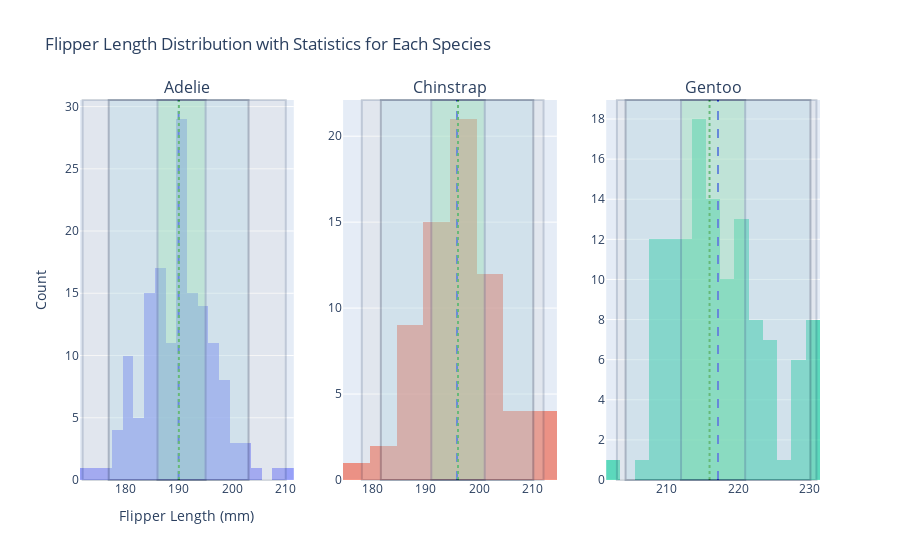

Notebook code cell kept with this figure:
### Markdown cell above
#### 1. Use *fig.add_[h/v]line()* and *fig.add_[h/v]rect()* to mark, respspectively, location (mean and median) and scale (range, interquartile range, and a range defined by two standard deviations away from the mean in both directions) of *flipper_length_mm* for each _species_ onto _plotly_ histograms of *flipper_length_mm* for each _species_ in the penguins dataset<br>

<details class="details-example"><summary style="color:blue"><u>Further Guidance</u></summary>

**Time Management Warning**: it takes a long time to make a figure, whether you're working with a ChatBot, or building it from scratch based on trial and error changes with your code. ChatBots remove the need to understand the detailed nuances of data visualization library arguments and construction procedures. But after you've passed the 30 minute range of effort working with your ChatBot for this problem to try to get what you want, then your only options are to start a new session and hope for a smoother experience based on improved clarity of your directions, or submit what you have along with a brief note highlighting the duration in your chatlog history where your efforts to make progress did not produce the desired outcome.

> The code referenced above [*fig.add_[h/v]line()*](https://plotly.com/python/horizontal-vertical-shapes/) and [*fig.add_[h/v]rect()*](https://plotly.com/python/line-charts/) refer to `fig.add_hline()` and `fig.add_hline()` and `fig.add_hrect()` and `fig.add_vrect()` which overly lines rectangles onto a figure from different orientation perspectives.
>
> - _There are several considerations in this problem..._
>     - _The histograms can be on the same figure, on separate figures, or separated into different panels in the same figure_
>     - _The elements within a figure should be well annotated, probobably using a so-called legend to help make sure annotations don't overlap each other and are clear and readible_
> - _There are several ways to approach this problem..._
>     - _You will likely be very pleased when you run the code returned to you as the result of pasting this question in as a prompt into a ChatBot session; but, you will also likely need to interact with the ChatBot to ask for adjustments to the code which give a final satisfactory figure (and this is the recommended approach to get the experience this problem intends you to have)_
>     - _**When using a ChatBot, if the code provided by your ChatBot results in an error, show the error to your ChatBot and iterate this process with the adjusted "fixed" code provided by the ChatBot... this process usually converges some something workable that's pretty close to what you were going for**_
>     - <u>**And don't forget, a ChatBot can explain what how code it provides works, if you ask it to...**</u>
>     - _You could alternatively figure out how to code this plot up for yourself by looking at the provided documentation links and perhaps using some additional google searchers or ChatBot queries to help out with specific issues or examples; and, if you end up interested in figuring out a little more how the code works that's great and definitely feel free to go ahead and do so, but at this stage the point of this problem is to understand the general ideas of figures themselves as opposed to being an expert about the code that generated them_
    
</details>

### Code cell
import pandas as pd
import plotly.graph_objects as go
from plotly.subplots import make_subplots  # For creating subplots

# Load the dataset
pingees = pd.read_csv("https://raw.githubusercontent.com/mwaskom/seaborn-data/master/penguins.csv")

# Function to calculate statistics
def calculate_stats(df, species_name):
    species_data = df[df['species'] == species_name]['flipper_length_mm'].dropna()
    return {
        'mean': species_data.mean(),
        'median': species_data.median(),
        'min': species_data.min(),
        'max': species_data.max(),
        'q1': species_data.quantile(0.25),
        'q3': species_data.quantile(0.75),
        'lower_std': species_data.mean() - 2 * species_data.std(),
        'upper_std': species_data.mean() + 2 * species_data.std()
    }

# Create subplots for each species
fig = make_subplots(rows=1, cols=3, subplot_titles=pingees['species'].unique())

# For each species, add a separate subplot with histograms and statistics
for i, species in enumerate(pingees['species'].unique()):
    species_data = pingees[pingees['species'] == species]['flipper_length_mm'].dropna()
    
    # Calculate statistics for the species
    stats = calculate_stats(pingees, species)
    
    # Add histogram to the respective subplot
    fig.add_trace(
        go.Histogram(x=species_data, name=f"{species} Flipper Length", opacity=0.6),
        row=1, col=i+1
    )
    
    # Add vertical lines for mean and median (without text annotations)
    fig.add_vline(x=stats['mean'], line_dash="dash", line_color="blue", row=1, col=i+1)
    fig.add_vline(x=stats['median'], line_dash="dot", line_color="green", row=1, col=i+1)
    
    # Add shaded rectangles for the range, IQR, and ±2 standard deviations (without text annotations)
    fig.add_vrect(x0=stats['min'], x1=stats['max'], fillcolor="lightgrey", opacity=0.2, row=1, col=i+1)
    fig.add_vrect(x0=stats['q1'], x1=stats['q3'], fillcolor="lightgreen", opacity=0.3, row=1, col=i+1)
    fig.add_vrect(x0=stats['lower_std'], x1=stats['upper_std'], fillcolor="lightblue", opacity=0.3, row=1, col=i+1)

# Update layout
fig.update_layout(
    title="Flipper Length Distribution with Statistics for Each Species",
    xaxis_title="Flipper Length (mm)",
    yaxis_title="Count",
    showlegend=False  # To avoid redundant legends
)

# Show the plot
fig.show()

### Figure 1 — Plotly figure (JSON) as saved in the notebook; plotly's stock layout.template omitted (floating-point values rounded to 4 significant figures; data arrays with more than 128 entries replaced by an {"elided": "..."} marker saying what was removed)
{"data": [{"name": "Adelie Flipper Length", "opacity": 0.6, "type": "histogram", "x": {"elided": "151 int values"}, "xaxis": "x", "yaxis": "y"}, {"name": "Chinstrap Flipper Length", "opacity": 0.6, "type": "histogram", "x": [192, 196, 193, 188, 197, 198, 178, 197, 195, 198, 193, 194, 185, 201, 190, 201, 197, 181, 190, 195, 181, 191, 187, 193, 195, 197, 200, 200, 191, 205, 187, 201, 187, 203, 195, 199, 195, 210, 192, 205, 210, 187, 196, 196, 196, 201, 190, 212, 187, 198, 199, 201, 193, 203, 187, 197, 191, 203, 202, 194, 206, 189, 195, 207, 202, 193, 210, 198], "xaxis": "x2", "yaxis": "y2"}, {"name": "Gentoo Flipper Length", "opacity": 0.6, "type": "histogram", "x": [211, 230, 210, 218, 215, 210, 211, 219, 209, 215, 214, 216, 214, 213, 210, 217, 210, 221, 209, 222, 218, 215, 213, 215, 215, 215, 216, 215, 210, 220, 222, 209, 207, 230, 220, 220, 213, 219, 208, 208, 208, 225, 210, 216, 222, 217, 210, 225, 213, 215, 210, 220, 210, 225, 217, 220, 208, 220, 208, 224, 208, 221, 214, 231, 219, 230, 214, 229, 220, 223, 216, 221, 221, 217, 216, 230, 209, 220, 215, 223, 212, 221, 212, 224, 212, 228, 218, 218, 212, 230, 218, 228, 212, 224, 214, 226, 216, 222, 203, 225, 219, 228, 215, 228, 216, 215, 210, 219, 208, 209, 216, 229, 213, 230, 217, 230, 217, 222, 214, 215, 222, 212, 213], "xaxis": "x3", "yaxis": "y3"}], "layout": {"annotations": [{"font": {"size": 16}, "showarrow": false, "text": "Adelie", "x": 0.1444, "xanchor": "center", "xref": "paper", "y": 1, "yanchor": "bottom", "yref": "paper"}, {"font": {"size": 16}, "showarrow": false, "text": "Chinstrap", "x": 0.5, "xanchor": "center", "xref": "paper", "y": 1, "yanchor": "bottom", "yref": "paper"}, {"font": {"size": 16}, "showarrow": false, "text": "Gentoo", "x": 0.8556, "xanchor": "center", "xref": "paper", "y": 1, "yanchor": "bottom", "yref": "paper"}], "shapes": [{"line": {"color": "blue", "dash": "dash"}, "type": "line", "x0": 190.0, "x1": 190.0, "xref": "x", "y0": 0, "y1": 1, "yref": "y domain"}, {"line": {"color": "green", "dash": "dot"}, "type": "line", "x0": 190, "x1": 190, "xref": "x", "y0": 0, "y1": 1, "yref": "y domain"}, {"fillcolor": "lightgrey", "opacity": 0.2, "type": "rect", "x0": 172, "x1": 210, "xref": "x", "y0": 0, "y1": 1, "yref": "y domain"}, {"fillcolor": "lightgreen", "opacity": 0.3, "type": "rect", "x0": 186, "x1": 195, "xref": "x", "y0": 0, "y1": 1, "yref": "y domain"}, {"fillcolor": "lightblue", "opacity": 0.3, "type": "rect", "x0": 176.9, "x1": 203.0, "xref": "x", "y0": 0, "y1": 1, "yref": "y domain"}, {"line": {"color": "blue", "dash": "dash"}, "type": "line", "x0": 195.8, "x1": 195.8, "xref": "x2", "y0": 0, "y1": 1, "yref": "y2 domain"}, {"line": {"color": "green", "dash": "dot"}, "type": "line", "x0": 196, "x1": 196, "xref": "x2", "y0": 0, "y1": 1, "yref": "y2 domain"}, {"fillcolor": "lightgrey", "opacity": 0.2, "type": "rect", "x0": 178, "x1": 212, "xref": "x2", "y0": 0, "y1": 1, "yref": "y2 domain"}, {"fillcolor": "lightgreen", "opacity": 0.3, "type": "rect", "x0": 191, "x1": 201, "xref": "x2", "y0": 0, "y1": 1, "yref": "y2 domain"}, {"fillcolor": "lightblue", "opacity": 0.3, "type": "rect", "x0": 181.6, "x1": 210.1, "xref": "x2", "y0": 0, "y1": 1, "yref": "y2 domain"}, {"line": {"color": "blue", "dash": "dash"}, "type": "line", "x0": 217.2, "x1": 217.2, "xref": "x3", "y0": 0, "y1": 1, "yref": "y3 domain"}, {"line": {"color": "green", "dash": "dot"}, "type": "line", "x0": 216, "x1": 216, "xref": "x3", "y0": 0, "y1": 1, "yref": "y3 domain"}, {"fillcolor": "lightgrey", "opacity": 0.2, "type": "rect", "x0": 203, "x1": 231, "xref": "x3", "y0": 0, "y1": 1, "yref": "y3 domain"}, {"fillcolor": "lightgreen", "opacity": 0.3, "type": "rect", "x0": 212, "x1": 221, "xref": "x3", "y0": 0, "y1": 1, "yref": "y3 domain"}, {"fillcolor": "lightblue", "opacity": 0.3, "type": "rect", "x0": 204.2, "x1": 230.2, "xref": "x3", "y0": 0, "y1": 1, "yref": "y3 domain"}], "showlegend": false, "title": {"text": "Flipper Length Distribution with Statistics for Each Species"}, "xaxis": {"anchor": "y", "domain": [0, 0.2889], "title": {"text": "Flipper Length (mm)"}}, "xaxis2": {"anchor": "y2", "domain": [0.3556, 0.6444]}, "xaxis3": {"anchor": "y3", "domain": [0.7111, 1]}, "yaxis": {"anchor": "x", "domain": [0, 1], "title": {"text": "Count"}}, "yaxis2": {"anchor": "x2", "domain": [0, 1]}, "yaxis3": {"anchor": "x3", "domain": [0, 1]}}}
